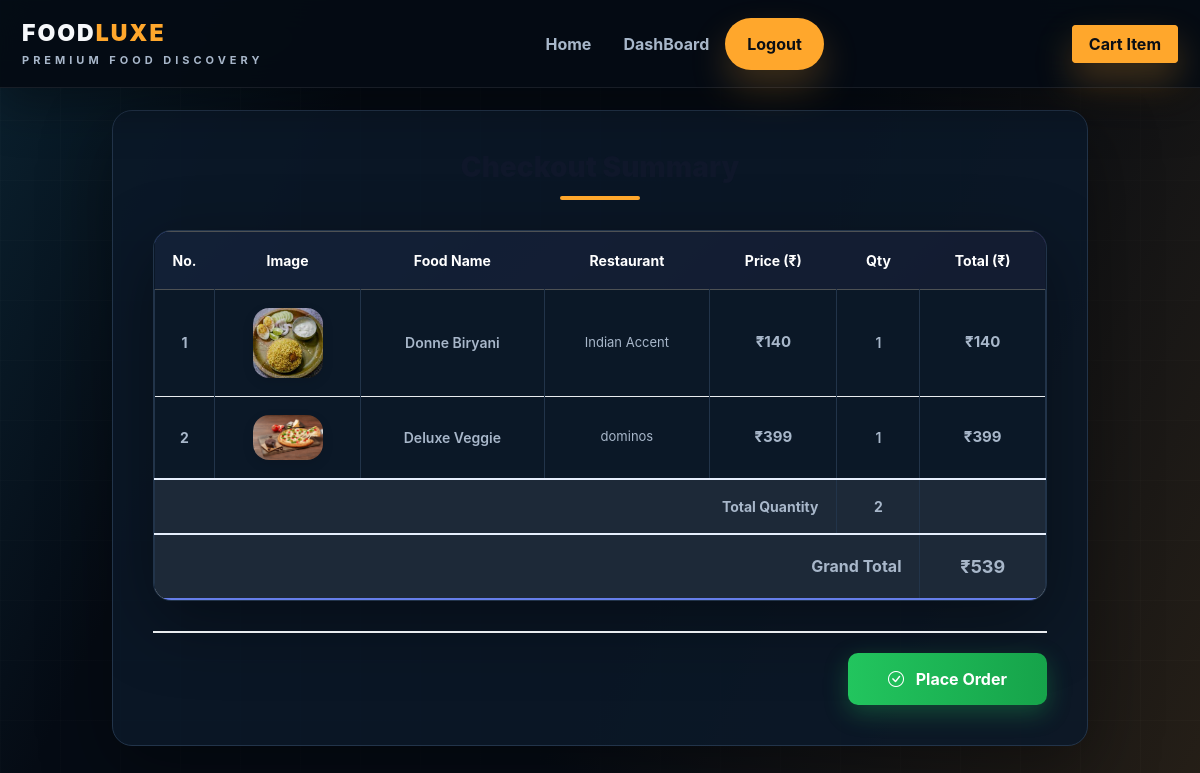
Screenshot of /cart/checkout/ (signed in) with the database file from the repository.
### cart/models.py (models this page shows, shortened)
class Cart(models.Model):
    fooditem=models.ForeignKey(menubuilding,related_name="menubuildings",on_delete=models.CASCADE)
    user=models.ForeignKey(User, related_name='carts', on_delete=models.CASCADE)
    Qty=models.PositiveIntegerField(default=1)

### vendors/models.py (models this page shows, shortened)
class menubuilding(models.Model):
    ver=models.ForeignKey(multivendors,related_name="multivendorss",on_delete=models.CASCADE)
    food_name = models.CharField(max_length=100)
    price = models.PositiveIntegerField()
    food_img =models.ImageField(upload_to='food_img/',blank=True,null=True)

class multivendors(models.Model):
    user=models.OneToOneField(User,on_delete=models.CASCADE)
    restaurant_name=models.CharField(max_length=100)
    address=models.CharField(max_length=100)
    city=models.CharField(max_length=100)
    state=models.CharField(max_length=100)
    zip_code=models.CharField(max_length=10)
    restaurant_lic=models.ImageField(upload_to='licience_pics/',blank=True,null=True)
    restaurant_img=models.ImageField(upload_to='restaurent_pics/',blank=True,null=True)
    user_type =models.CharField(max_length=100,default="vendor",editable=False)
    is_approved=models.BooleanField(default=False,editable=True)
    Franchise=models.BooleanField(default=False)

### cart/views.py (the view)
# urls.py: path('checkout/', views.checkout, name='checkout'),
@login_required(login_url="login")
def checkout(request):
    items = Cart.objects.filter(user=request.user).select_related("fooditem", "fooditem__ver")
    grand_total = 0
    total_qty = 0
    item_count = items.count()
    for item in items:
        item.item_total = item.fooditem.price * item.Qty
        grand_total += item.item_total
        total_qty += item.Qty
    return render(
        request,
        "cart/checkout.html",
        {
            "items": items,
            "grand_total": grand_total,
            "total_qty": total_qty,
            "item_count": item_count,
        },
    )

### templates/cart/checkout.html (shortened to what this page needs)
{% extends 'base.html' %}
{% load static %}
{% block content %}
<div class="container mt-5">
    <div class="card shadow-lg">
        <div class="card-body">
            <h3 class="text-center text-primary mb-4">Checkout Summary</h3>
            <div class="table-responsive">
                <table class="table table-bordered table-hover align-middle text-center">
                    <thead class="table-dark">
                        <tr>
                            <th>No.</th>
                            <th>Image</th>
                            <th>Food Name</th>
                            <th>Restaurant</th>
                            <th>Price (₹)</th>
                            <th>Qty</th>
                            <th>Total (₹)</th>
                        </tr>
                    </thead>
                    <tbody>
                        {% for i in items %}
                        <tr>
                            <td>{{ forloop.counter }}</td>
                            <td>
                                {% if i.fooditem.food_img %}
                                <img src="{{ i.fooditem.food_img.url }}" width="70" class="rounded">
                                {% else %}
                                <img src="{% static 'images/defoultimg.jpg' %}" width="70" class="rounded">
                                {% endif %}
                            </td>
                            <td>{{ i.fooditem.food_name }}</td>
                            <td>{{ i.fooditem.ver.restaurant_name }}</td>
                            <td>₹{{ i.fooditem.price }}</td>
                            <td>{{ i.Qty }}</td>
                            <td>₹{{ i.item_total }}</td>
                        </tr>
                        {% empty %}
                        <tr>
                            <td colspan="7" class="text-muted">No items in cart</td>
                        </tr>
                        {% endfor %}
                    </tbody>
                    <tfoot class="table-light fw-bold">
                        <tr>
                            <td colspan="5" class="text-end">Total Quantity</td>
                            <td>{{ total_qty }}</td>
                            <td></td>
                        </tr>
                        <tr>
                            <td colspan="6" class="text-end">Grand Total</td>
                            <td>₹{{ grand_total }}</td>
                        </tr>
                    </tfoot>
                </table>
            </div>
            <div class="text-end mt-3">
                <a href="{% url 'cart:payment' %}" class="btn btn-success btn-lg">
                    <i class="bi bi-check-circle"></i> Place Order
                </a>
            </div>
        </div>
    </div>
</div>
{% endblock %}

### static/css/app.css (style rules this page uses)
:root { --app-bg: #050b14; --app-bg-soft: #071322; --app-panel: #0b1828; --app-panel-2: #111d2c; --app-line: #22344a; --app-line-soft: rgba(148, 163, 184, .18); --app-text: #f6f8fb; --app-muted: #a8b7ca; --app-faint: #718096; --app-accent: #ffa72c; --app-accent-dark: #e88e12; --app-cyan: #39d5ff; --app-danger: #ef5b5b; --app-success: #29c984; --app-shadow: 0 22px 70px rgba(0, 0, 0, .38); --app-font: Inter, ui-sans-serif, system-ui, -apple-system, BlinkMacSystemFont, "Segoe UI", sans-serif; }
html { background: var(--app-bg); }
body { min-height: 100vh; background: linear-gradient(115deg, rgba(17, 58, 78, .48) 0%, rgba(5, 11, 20, .62) 25%, rgba(5, 11, 20, .94) 57%, rgba(82, 58, 27, .42) 100%), linear-gradient(rgba(255, 255, 255, .028) 1px, transparent 1px), linear-gradient(90deg, rgba(255, 255, 255, .028) 1px, transparent 1px), var(--app-bg) !important; background-size: auto, 60px 60px, 60px 60px, auto !important; color: var(--app-text) !important; font-family: var(--app-font) !important; letter-spacing: 0 !important; }
a { color: var(--app-cyan); }
.cart-btn, .btn-warning, .btn-success, .btn-save, .btn-vendor, .btn-menu-building, .btn-register, .btn-add-cart, .btn-login, input[type="submit"] { background: var(--app-accent) !important; border: 1px solid var(--app-accent) !important; color: #0b0f15 !important; box-shadow: 0 18px 36px rgba(255, 167, 44, .26) !important; }
.btn, button, input[type="submit"] { border-radius: 999px !important; font-weight: 850 !important; letter-spacing: 0 !important; }
.container > .card, .card, .profile-card, .register-card, .vendor-card, .login-card, .menu-form-card, .restaurant-card, .food-card, .rounded-card-wrapper, .choice-card, .franchise-empty-state, .alert-secondary { background: rgba(11, 24, 40, .88) !important; border: 1px solid var(--app-line) !important; border-radius: 20px !important; box-shadow: var(--app-shadow) !important; color: var(--app-text) !important; }
.card-body, .restaurant-card-body, .food-card-body, .food-body, .card-info { background: transparent !important; color: var(--app-text) !important; }
.dashboard-header::before, .profile-image::after, .food-card::before, .section-title::after, .menu-title::after, .profile-details h2::after, .vendor-details h2::after, h3.mt-4::before, h3.text-center.mb-4::after, h3.text-center.text-primary.mb-4::after { background: var(--app-accent) !important; }
h1, h2, h3, h4, h5, .hero-copy h1, .dashboard-header h1, .login-title, .register-title, .vendor-title, .menu-title, .section-title, .food-card-title, .food-body h3, .restaurant-card-body a { color: var(--app-text) !important; font-family: var(--app-font) !important; font-weight: 950 !important; letter-spacing: 0 !important; }
.table-responsive { border: 1px solid var(--app-line) !important; border-radius: 18px !important; box-shadow: var(--app-shadow) !important; }
.table { background: var(--app-panel) !important; color: var(--app-text) !important; --bs-table-bg: rgba(11, 24, 40, .92) !important; --bs-table-color: var(--app-muted) !important; --bs-table-border-color: var(--app-line) !important; --bs-table-hover-bg: rgba(255, 167, 44, .08) !important; --bs-table-hover-color: var(--app-text) !important; }
.table thead.table-dark, .franchise-orders-table thead, .table thead { background: #07111e !important; color: var(--app-text) !important; }
.table tbody tr { background: rgba(11, 24, 40, .86) !important; border-color: var(--app-line) !important; }
.table tbody td, .table tfoot td, .table thead th { background-color: rgba(11, 24, 40, .92) !important; border-color: var(--app-line) !important; color: var(--app-muted) !important; }
.profile-image img, .vendor-image img, .food-card img, .restaurant-card img, .rounded-card-wrapper img, .table tbody img { border-radius: 16px !important; }

### templates/base.html (style rules this page uses)
body { padding-top: 70px; background: #f7f3ed; color: #1f2933; font-family: Inter, system-ui, -apple-system, BlinkMacSystemFont, "Segoe UI", sans-serif; }

### rows the page displays
Cart: fooditem.food_img (picture), fooditem.food_name "Donne Biryani", fooditem.ver.restaurant_name "Indian Accent", fooditem.price "140", Qty "1", item_total "140"
Cart: fooditem.food_img (picture), fooditem.food_name "Deluxe Veggie", fooditem.ver.restaurant_name "dominos", fooditem.price "399", Qty "1", item_total "399"

### other values shown
{{ total_qty }} "2"
{{ grand_total }} "539"
